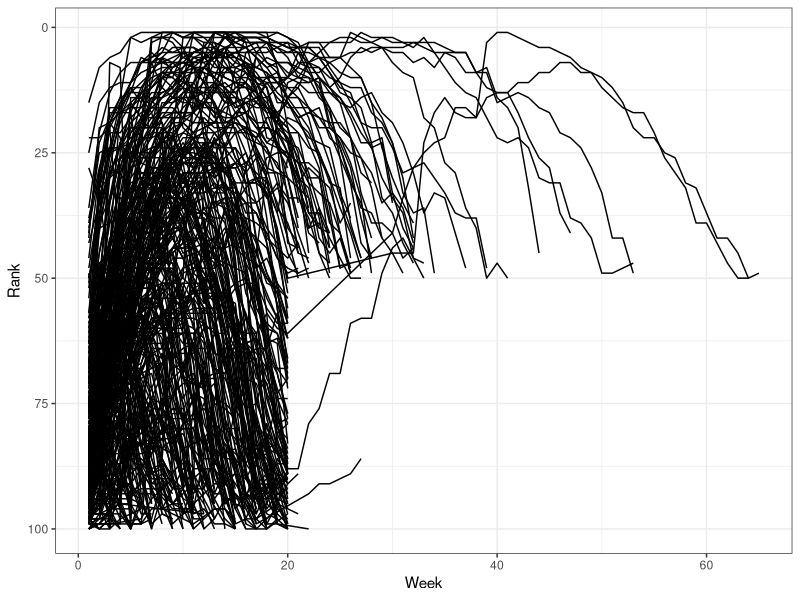

Recreate this plot in R.
## ---- chunk 1
library(tidyverse)
## ---- chunk 2
billboard_long = billboard |>
  pivot_longer(
    cols = wk1:wk76, 
    names_to = "week", 
    values_to = "rank",
    values_drop_na = TRUE
  ) |>
  mutate(week = parse_number(week))
#the above reads through all the wk1, wķ2... and arranges numerically

#plot rank by week using long format
ggplot(billboard_long, aes(x = week, y = rank, group = track)) +
  geom_line() +
  #the following line transforms the data to flip x and y i think
  scale_y_reverse() +
  labs(x = "Week", y = "Rank") +
  theme_bw()
